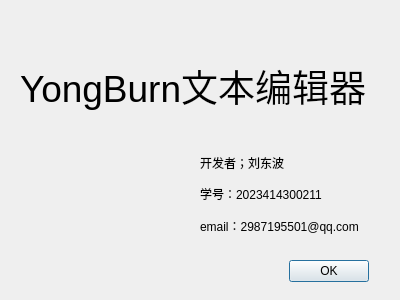
<?xml version="1.0" encoding="UTF-8"?>
<ui version="4.0">
 <class>About</class>
 <widget class="QDialog" name="About">
  <property name="geometry">
   <rect>
    <x>0</x>
    <y>0</y>
    <width>400</width>
    <height>300</height>
   </rect>
  </property>
  <property name="windowTitle">
   <string>Dialog</string>
  </property>
  <widget class="QLabel" name="label">
   <property name="geometry">
    <rect>
     <x>20</x>
     <y>-20</y>
     <width>371</width>
     <height>211</height>
    </rect>
   </property>
   <property name="font">
    <font>
     <pointsize>28</pointsize>
    </font>
   </property>
   <property name="text">
    <string>YongBurn文本编辑器</string>
   </property>
  </widget>
  <widget class="QLabel" name="label_5">
   <property name="geometry">
    <rect>
     <x>40</x>
     <y>150</y>
     <width>111</width>
     <height>91</height>
    </rect>
   </property>
   <property name="styleSheet">
    <string notr="true">border-image: url(:/img/MaterialSymbolsEditDocumentOutlineRounded.png);</string>
   </property>
   <property name="text">
    <string/>
   </property>
  </widget>
  <widget class="QWidget" name="layoutWidget">
   <property name="geometry">
    <rect>
     <x>200</x>
     <y>150</y>
     <width>171</width>
     <height>88</height>
    </rect>
   </property>
   <layout class="QVBoxLayout" name="verticalLayout">
    <item>
     <widget class="QLabel" name="label_2">
      <property name="text">
       <string>开发者；刘东波</string>
      </property>
     </widget>
    </item>
    <item>
     <widget class="QLabel" name="label_3">
      <property name="text">
       <string>学号：2023414300211</string>
      </property>
     </widget>
    </item>
    <item>
     <widget class="QLabel" name="label_4">
      <property name="text">
       <string>email：2987195501@qq.com</string>
      </property>
     </widget>
    </item>
   </layout>
  </widget>
  <widget class="QDialogButtonBox" name="buttonBox">
   <property name="geometry">
    <rect>
     <x>200</x>
     <y>260</y>
     <width>169</width>
     <height>23</height>
    </rect>
   </property>
   <property name="orientation">
    <enum>Qt::Orientation::Horizontal</enum>
   </property>
   <property name="standardButtons">
    <set>QDialogButtonBox::StandardButton::Ok</set>
   </property>
  </widget>
 </widget>
 <resources/>
 <connections>
  <connection>
   <sender>buttonBox</sender>
   <signal>accepted()</signal>
   <receiver>About</receiver>
   <slot>accept()</slot>
   <hints>
    <hint type="sourcelabel">
     <x>248</x>
     <y>254</y>
    </hint>
    <hint type="destinationlabel">
     <x>157</x>
     <y>274</y>
    </hint>
   </hints>
  </connection>
  <connection>
   <sender>buttonBox</sender>
   <signal>rejected()</signal>
   <receiver>About</receiver>
   <slot>reject()</slot>
   <hints>
    <hint type="sourcelabel">
     <x>316</x>
     <y>260</y>
    </hint>
    <hint type="destinationlabel">
     <x>286</x>
     <y>274</y>
    </hint>
   </hints>
  </connection>
 </connections>
</ui>
